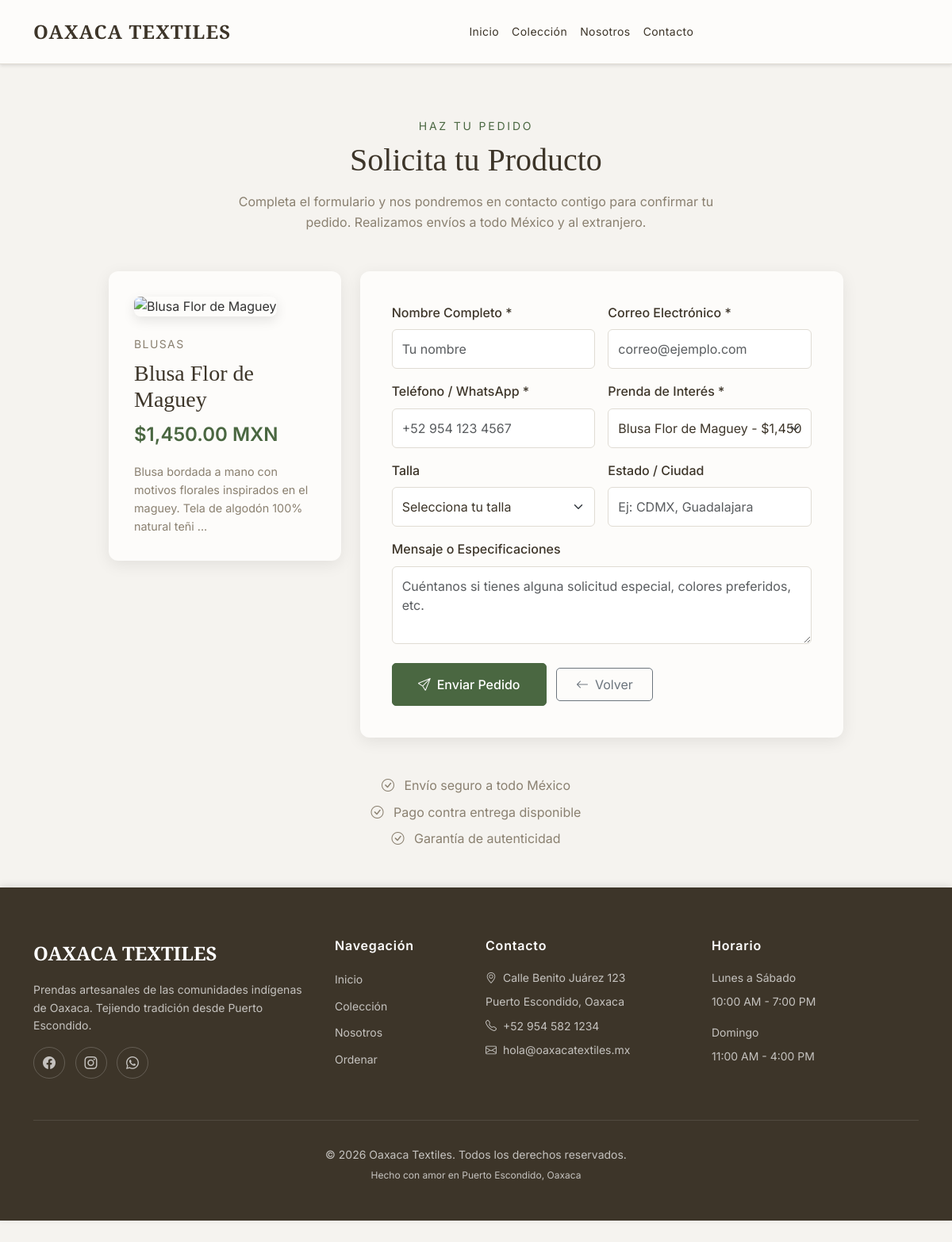
The page /public/ordenar?producto=7 on the database its author committed.
### tables this page shows
CREATE TABLE products (
    id INT AUTO_INCREMENT PRIMARY KEY,
    nombre VARCHAR(200) NOT NULL,
    descripcion TEXT,
    categoria VARCHAR(100) NOT NULL,
    precio DECIMAL(10, 2) NOT NULL,
    stock INT DEFAULT 0,
    imagen_url VARCHAR(500),
    activo TINYINT(1) DEFAULT 1,
    portada TINYINT(1) DEFAULT 0,
    tallas_disponibles VARCHAR(200) DEFAULT '',
    created_at TIMESTAMP DEFAULT CURRENT_TIMESTAMP,
    updated_at TIMESTAMP DEFAULT CURRENT_TIMESTAMP ON UPDATE CURRENT_TIMESTAMP,
    INDEX idx_categoria (categoria),
    INDEX idx_activo (activo),
    INDEX idx_portada (portada)
);

### app/controllers/Controller.php (called while the page is built, shortened)
<?php
class Controller {
    protected $view;
    protected $data = [];
    public function __construct() {
        $this->view = new View();
    }
    protected function render($view, $data = []) {
        $this->data = array_merge($this->data, $data);
        $this->view->render($view, $this->data);
    }
}

### app/controllers/HomeController.php (called while the page is built, shortened)
<?php
class HomeController extends Controller {
    private $productModel;
    public function __construct() {
        $this->productModel = new Product();
    }
    public function ordenar() {
        $productId = isset($_GET['producto']) ? (int)$_GET['producto'] : null;
        $selectedProduct = null;
        if ($productId) {
            $selectedProduct = $this->productModel->getById($productId);
        }
        $allProducts = $this->productModel->getActive();
        $data = [
            'page_title' => 'Solicitar Producto | Oaxaca Textiles',
            'selectedProduct' => $selectedProduct,
            'selectedProductId' => $productId,
            'allProducts' => $allProducts ?: []
        ];
        $this->render('ordenar/index', $data);
    }
}

### public/index.php (called while the page is built, shortened)
<?php
require_once __DIR__ . '/../config/Config.php';
$router = new Router();

### config/Config.php (called while the page is built, shortened)
<?php
spl_autoload_register(function($class) {
    $paths = [
        APP_PATH . '/controllers/',
        APP_PATH . '/models/',
        APP_PATH . '/views/',
        APP_PATH . '/',
    ];
    foreach ($paths as $path) {
        $file = $path . $class . '.php';
        if (file_exists($file)) {
            return;
        }
    }
});

### app/models/Model.php (called while the page is built, shortened)
<?php
class Model {
    protected $db;
    public function __construct() {
        try {
            $dsn = "mysql:host=" . DB_HOST . ";dbname=" . DB_NAME . ";charset=utf8mb4";
            $options = [
                PDO::ATTR_ERRMODE            => PDO::ERRMODE_EXCEPTION,
                PDO::ATTR_DEFAULT_FETCH_MODE => PDO::FETCH_ASSOC,
                PDO::ATTR_EMULATE_PREPARES   => false,
            ];
            $this->db = new PDO($dsn, DB_USER, DB_PASS, $options);
        } catch(PDOException $exception) {
            die("Error de conexión a la base de datos: " . $exception->getMessage());
        }
    }
    protected function query($sql, $params = []) {
        try {
            $stmt = $this->db->prepare($sql);
            $stmt->execute($params);
            return $stmt;
        } catch(PDOException $e) {
            die("Error en la consulta: " . $e->getMessage());
        }
    }
    protected function fetchOne($sql, $params = []) {
        $stmt = $this->query($sql, $params);
        return $stmt->fetch();
    }
    protected function fetchAll($sql, $params = []) {
        $stmt = $this->query($sql, $params);
        return $stmt->fetchAll();
    }
}

### app/models/Product.php (called while the page is built, shortened)
<?php
class Product extends Model {
    private $table = 'products';
    public function getActive() {
        $sql = "SELECT * FROM " . $this->table . " WHERE activo = 1 ORDER BY categoria, nombre";
        return $this->fetchAll($sql);
    }
    public function getById($id) {
        $sql = "SELECT * FROM " . $this->table . " WHERE id = ?";
        return $this->fetchOne($sql, [$id]);
    }
}

### app/views/ordenar/index.php (the view, shortened to what this page needs)
<?php
$selectedProduct = $selectedProduct ?? null;
$selectedProductId = $selectedProductId ?? null;
$allProducts = $allProducts ?? [];
?>
<div class="ordenar-section">
    <div class="container">
        <div class="row justify-content-center">
            <div class="col-lg-10">
                <div class="row mb-5">
                    <div class="col-12 text-center">
                        <p class="section-subtitle">Haz tu Pedido</p>
                        <h2 class="section-title">Solicita tu Producto</h2>
                        <p style="color: #8a8070; max-width: 600px; margin: 0 auto;">
                            Completa el formulario y nos pondremos en contacto contigo para confirmar tu pedido.
                            Realizamos envíos a todo México y al extranjero.
                        </p>
                    </div>
                </div>
                <div class="row g-4">
                    <?php if ($selectedProduct): ?>
                        <div class="col-lg-4">
                            <div class="product-preview">
                                <img src="<?php echo htmlspecialchars($selectedProduct['imagen_url'] ?: 'https://images.unsplash.com/photo-1594938298603-c8148c4dae35?q=80&w=800'); ?>"
                                     alt="<?php echo htmlspecialchars($selectedProduct['nombre']); ?>"
                                     class="product-preview-image"
                                     onerror="this.src='https://images.unsplash.com/photo-1594938298603-c8148c4dae35?q=80&w=800'">
                                <div class="product-preview-category"><?php echo htmlspecialchars($selectedProduct['categoria']); ?></div>
                                <h3 class="product-preview-title"><?php echo htmlspecialchars($selectedProduct['nombre']); ?></h3>
                                <p class="product-preview-price">$<?php echo number_format($selectedProduct['precio'], 2); ?> MXN</p>
                                <?php if (!empty($selectedProduct['descripcion'])): ?>
                                    <p style="color: #8a8070; font-size: 0.9rem; margin-bottom: 0;">
                                        <?php echo htmlspecialchars(mb_substr($selectedProduct['descripcion'], 0, 100)); ?>
                                        <?php if (mb_strlen($selectedProduct['descripcion']) > 100): ?>...<?php endif; ?>
                                    </p>
                                <?php endif; ?>
                            </div>
                        </div>
                    <?php endif; ?>
                    <div class="<?php echo $selectedProduct ? 'col-lg-8' : 'col-lg-12'; ?>">
                        <div class="order-form-container">
                            <form id="orderForm" method="POST" action="<?php echo BASE_URL; ?>/contact">
                                <div class="row g-3">
                                    <div class="col-md-6">
                                        <label class="form-label">Nombre Completo *</label>
                                        <input type="text" class="form-control" name="name" placeholder="Tu nombre" required>
                                    </div>
                                    <div class="col-md-6">
                                        <label class="form-label">Correo Electrónico *</label>
                                        <input type="email" class="form-control" name="email" placeholder="correo@ejemplo.com" required>
                                    </div>
                                    <div class="col-md-6">
                                        <label class="form-label">Teléfono / WhatsApp *</label>
                                        <input type="tel" class="form-control" name="phone" placeholder="+52 954 123 4567" required>
                                    </div>
                                    <div class="col-md-6">
                                        <label class="form-label">Prenda de Interés *</label>
                                        <select class="form-select" name="product" id="productSelect" required>
                                            <?php if (!empty($allProducts)): ?>
                                                <?php foreach ($allProducts as $prod): ?>
                                                    <option value="<?php echo $prod['id']; ?>"
                                                            <?php echo ($selectedProductId && $prod['id'] == $selectedProductId) ? 'selected' : ''; ?>>
                                                        <?php echo htmlspecialchars($prod['nombre']); ?> - $<?php echo number_format($prod['precio'], 2); ?> MXN
                                                    </option>
                                                <?php endforeach; ?>
                                            <?php endif; ?>
                                        </select>
                                    </div>
                                    <div class="col-md-6">
                                        <label class="form-label">Talla</label>
                                        <select class="form-select" name="size">
                                            <option value="" selected disabled>Selecciona tu talla</option>
                                        </select>
                                    </div>
                                    <div class="col-md-6">
                                        <label class="form-label">Estado / Ciudad</label>
                                        <input type="text" class="form-control" name="city" placeholder="Ej: CDMX, Guadalajara">
                                    </div>
                                    <div class="col-12">
                                        <label class="form-label">Mensaje o Especificaciones</label>
                                        <textarea class="form-control" name="message" rows="3" placeholder="Cuéntanos si tienes alguna solicitud especial, colores preferidos, etc."></textarea>
                                    </div>
                                    <div class="col-12 mt-4">
                                        <button type="submit" class="btn btn-primary btn-submit">
                                            <i class="bi bi-send me-2"></i>Enviar Pedido
                                        </button>
                                        <a href="<?php echo $selectedProduct ? BASE_URL . '/producto/' . $selectedProduct['id'] : BASE_URL; ?>" class="btn btn-outline-secondary ms-2">
                                            <i class="bi bi-arrow-left me-2"></i>Volver
                                        </a>
                                    </div>
                                </div>
                            </form>
                        </div>
                    </div>
                </div>
                <div class="row mt-5">
                    <div class="col-12">
                        <div class="text-center" style="color: #8a8070;">
                            <p class="mb-2"><i class="bi bi-check-circle me-2"></i> Envío seguro a todo México</p>
                            <p class="mb-2"><i class="bi bi-check-circle me-2"></i> Pago contra entrega disponible</p>
                            <p class="mb-0"><i class="bi bi-check-circle me-2"></i> Garantía de autenticidad</p>
                        </div>
                    </div>
                </div>
            </div>
        </div>
    </div>
</div>

### public/css/style.css (style rules this page uses)
:root { --primary-color: #0d6efd; --secondary-color: #6c757d; --text-color: #333; --light-background: #f8f9fa; --dark-background: #212529; }
body { font-family: 'Segoe UI', Tahoma, Geneva, Verdana, sans-serif; line-height: 1.6; color: var(--text-color); }
.btn { padding: 0.5rem 1.5rem; border-radius: 5px; transition: all 0.3s ease; }
.btn-primary { background-color: var(--primary-color); border-color: var(--primary-color); }
html { scroll-behavior: smooth; }

### app/views/layouts/main.php (style rules this page uses)
:root { --color-background: #f5f3ef; --color-foreground: #3d3529; --color-primary: #4a6741; --color-primary-light: #5a7a50; --color-accent: #c4935a; --color-muted: #8a8070; --color-border: #e0dcd4; --color-card: #fdfcfa; }

### app/views/ordenar/index.php (style rules this page uses)
body.ordenar-page { background-color: #f5f3ef !important; font-family: 'Inter', sans-serif !important; }
.ordenar-section { margin-top: 100px; padding: 3rem 0; min-height: 70vh; background-color: #f5f3ef; }
.product-preview { background: #fdfcfa; border-radius: 12px; padding: 2rem; box-shadow: 0 5px 20px rgba(0, 0, 0, 0.08); margin-bottom: 2rem; }
.product-preview-image { width: 100%; max-width: 400px; height: 400px; object-fit: cover; border-radius: 8px; box-shadow: 0 5px 15px rgba(0, 0, 0, 0.1); margin-bottom: 1.5rem; }
.product-preview-title { font-family: 'Cormorant Garamond', serif; font-size: 1.75rem; color: #3d3529; margin-bottom: 0.5rem; }
.product-preview-price { font-size: 1.5rem; font-weight: 600; color: #4a6741; margin-bottom: 1rem; }
.product-preview-category { font-size: 0.875rem; text-transform: uppercase; letter-spacing: 0.1em; color: #8a8070; margin-bottom: 0.5rem; }
.order-form-container { background: #fdfcfa; border-radius: 12px; padding: 2.5rem; box-shadow: 0 5px 20px rgba(0, 0, 0, 0.08); }
.section-title { font-family: 'Cormorant Garamond', serif; font-size: 2.5rem; font-weight: 400; margin-bottom: 1rem; color: #3d3529; }
.section-subtitle { font-size: 0.875rem; letter-spacing: 0.2em; text-transform: uppercase; color: #4a6741; margin-bottom: 0.5rem; }
.form-label { font-weight: 500; color: #3d3529; margin-bottom: 0.5rem; }
.form-control, .form-select { border: 1px solid #e0dcd4; border-radius: 6px; padding: 0.75rem; background-color: #fff; color: #3d3529; }
.btn-submit { background-color: #4a6741; border-color: #4a6741; padding: 0.875rem 2rem; font-weight: 500; transition: all 0.3s ease; }

### rows shown on the page
products: categoria "BLUSAS", nombre "Blusa Flor de Maguey", precio "1,450.00", descripcion "Blusa bordada a mano con motivos florales inspirados en el maguey. Tela de algodón 100% natural teñi"

### other values the page prints
form field product "Blusa Flor de Maguey - $1,450.00 MXN"
